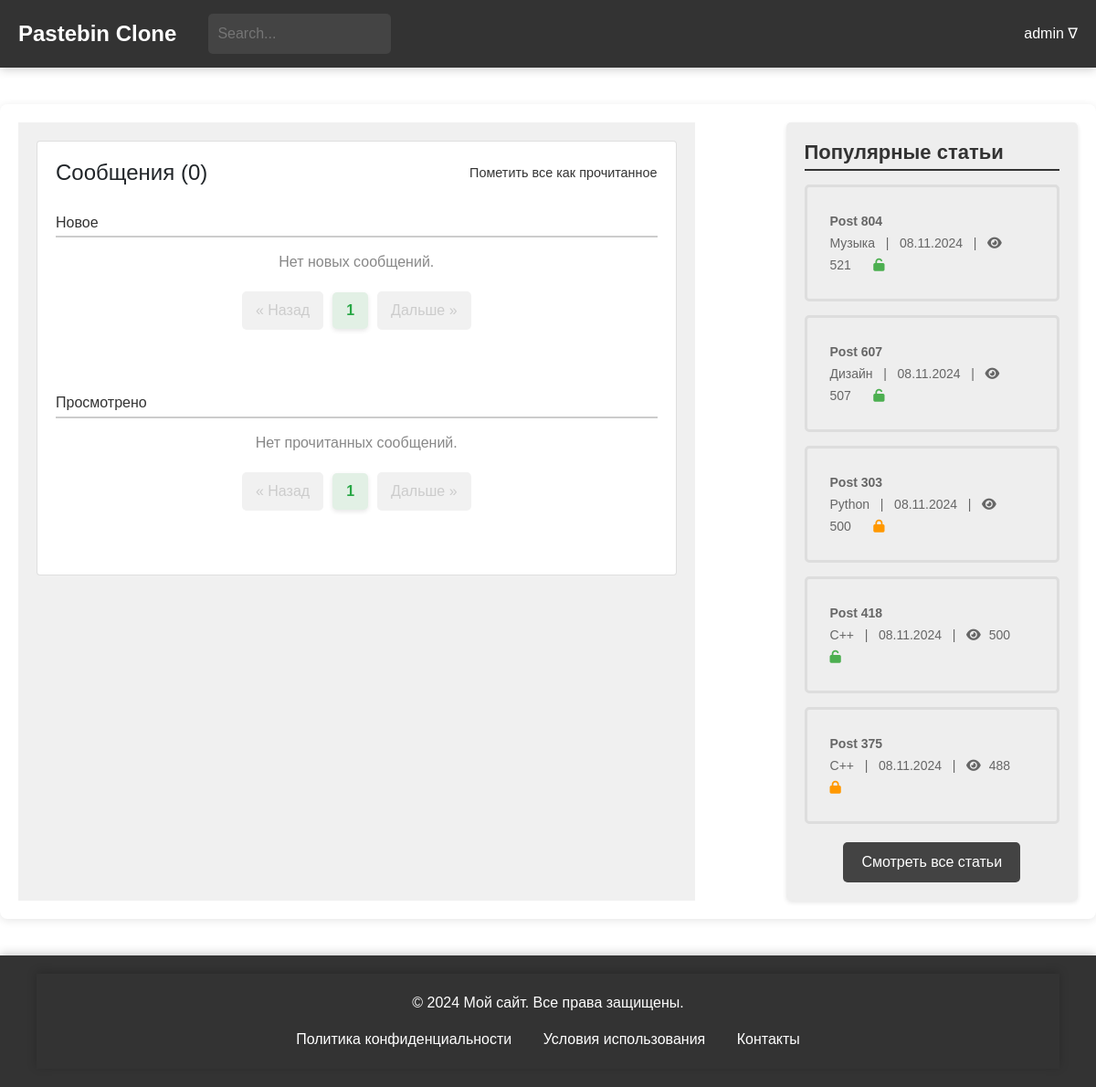
/general/messages/ (signed in), run on an earlier commit of the app's database.
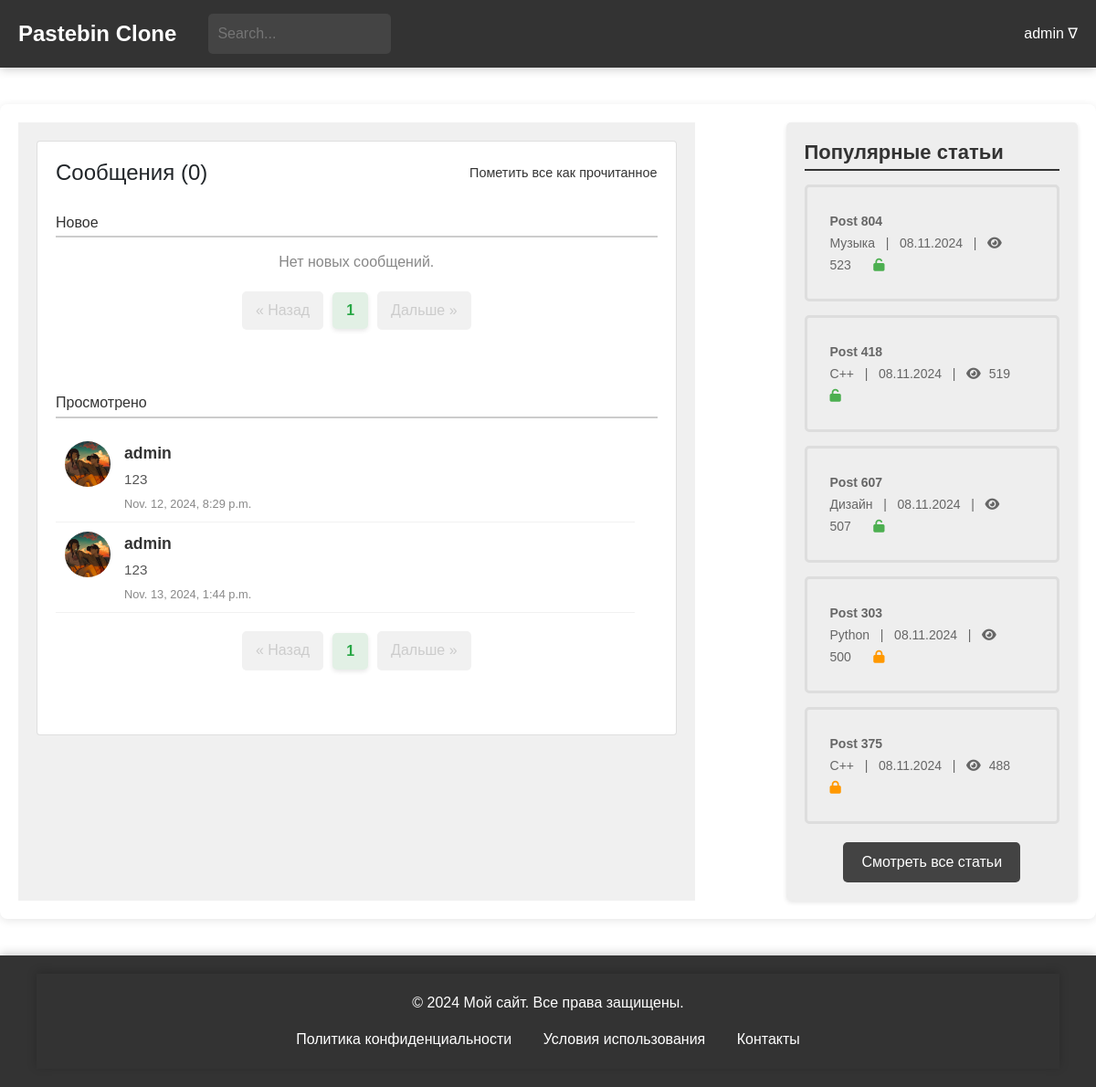
And on a later commit of the database.
### blog/models.py (models this page shows, shortened)
class Paste(models.Model):
    ACCESS_STATUS_CHOICES = [
        (0, 'Private'),
        (1, 'Public'),
        (2, 'Draft'),
    ]
    TIME_LIVE_CHOICES = [
        (None, 'Никогда'),
        (timedelta(minutes=2), 'Через 2 минуты'),
        (timedelta(hours=1), 'Через 1 час'),
        (timedelta(days=1), 'Через 1 день'),
        (timedelta(weeks=1), 'Через 1 неделю'),
    ]
    title = models.CharField(max_length=200)
    content = models.TextField()
    author = models.ForeignKey(User, on_delete=models.CASCADE)
    created_at = models.DateTimeField(auto_now_add=True)
    updated_at = models.DateTimeField(auto_now=True)
    slug = models.UUIDField(default=uuid.uuid4, editable=False, unique=True)
    tags = models.ManyToManyField(Tag, related_name='posts')
    category = models.ForeignKey(Category, on_delete=models.SET_NULL, null=True)
    access_status = models.IntegerField(choices=ACCESS_STATUS_CHOICES, default=1)
    time_live = models.DurationField(null=True, blank=True)
    password = models.CharField(max_length=100, null=True, blank=True)
    is_delete_after_read = models.BooleanField(default=False)
    views_count = models.PositiveIntegerField(default=0)
    favourite_count = models.PositiveIntegerField(default=0)
    def get_formatted_created_at(self):
        return self.created_at.strftime('%d.%m.%Y')
    class Meta:
        verbose_name = 'Паста'
        verbose_name_plural = 'Паста'

class Category(models.Model):
    name = models.CharField(max_length=30, unique=True)
    parent = models.ForeignKey(
        'self',
        on_delete=models.CASCADE,
        null=True, blank=True,
        related_name='subcategories'
    )
    def __str__(self):
        return self.name
    class Meta:
        verbose_name = 'Категория'
        verbose_name_plural = 'Категории'

### general/models.py (models this page shows, shortened)
class Messages(models.Model):
    user = models.ForeignKey(CustomUser, on_delete=models.CASCADE, related_name='message_receiver', default=None)
    sender = models.ForeignKey(CustomUser, on_delete=models.CASCADE, related_name='message_sender', default=None)
    post = models.ForeignKey(Paste, on_delete=models.CASCADE)
    text = models.TextField()
    send_time = models.DateTimeField(auto_now_add=True)
    is_checked = models.BooleanField(default=False)
    class Meta:
        verbose_name = 'Сообщение'
        verbose_name_plural = 'Сообщения'

### users/models.py (models this page shows)
class CustomUser(AbstractUser):
    bio = models.TextField(blank=True, null=True)
    favorites = models.ManyToManyField('blog.Paste', related_name='favorited_by', blank=True)
    address = models.CharField(max_length=100, blank=True, null=True)
    avatar = models.ImageField(upload_to='avatars/', blank=True, null=True)
    groups = models.ManyToManyField(
        'auth.Group',
        related_name='customuser_set',
        blank=True
    )
    user_permissions = models.ManyToManyField(
        'auth.Permission',
        related_name='customuser_set',
        blank=True
    )
    def __str__(self):
        return self.username
    class Meta:
        verbose_name = "Пользователь"
        verbose_name_plural = "Пользователи"

### general/views.py (the view)
# urls.py: path('messages/', views.messages, name='messages'),
def messages(request):
    mess = Messages.objects.all().filter(user=request.user)
    unread_messages = mess.filter(is_checked=False)
    read_messages = mess.filter(is_checked=True)
    unread_paginator = Paginator(unread_messages, 4)  # 10 сообщений на страницу
    unread_page_number = request.GET.get('unread_page')
    unread_page_obj = unread_paginator.get_page(unread_page_number)
    read_paginator = Paginator(read_messages, 4)  # 10 сообщений на страницу
    read_page_number = request.GET.get('read_page')
    read_page_obj = read_paginator.get_page(read_page_number)
    popular_posts = Paste.objects.order_by('-views_count')[:5]
    return render(request, 'messages.html', {
        'popular_posts': popular_posts,
        'unread_messages': unread_page_obj,
        'read_messages': read_page_obj,
    })

### general/context_processors.py (called while the page is built)
def unread_counts(request):
    if request.user.is_authenticated:
        unread_messages_count = Messages.objects.filter(user=request.user, is_checked=False).count()
        unread_notifications_count = Notifications.objects.filter(user=request.user, is_checked=False).count()
    else:
        unread_messages_count = 0
        unread_notifications_count = 0
    return {
        'unread_messages_count': unread_messages_count,
        'unread_notifications_count': unread_notifications_count,
    }

### general/templates/messages.html (shortened to what the changed rows need)
{% extends 'blog/temps/base.html' %}
{% load static %}
{% block head %}
<link href="https://stackpath.bootstrapcdn.com/bootstrap/4.5.2/css/bootstrap.min.css" rel="stylesheet">
<link rel="stylesheet" href="https://cdnjs.cloudflare.com/ajax/libs/font-awesome/5.15.1/css/all.min.css">
<link rel="stylesheet" type="text/css" href="{% static 'css/user_profile.css' %}">
<link rel="stylesheet" type="text/css" href="{% static 'css/messages.css' %}">
{% endblock %}
{% block content %}
<main>
    <div class="main-container">
        <div class="left-block">
            <div class="card messages-block">
                <div class="card-body">
                    <div class="messages-section">
                        {% include 'temps/messages_paginator_unread.html' %}
                    </div>
                    <div class="messages-section">
                        <ul class="messages-list">
                            {% for message in read_messages %}
                            <li class="message-item">
                                <a href="{% url 'blog:post-detail' message.post.slug %}" class="message-link">
                                    <div class="message-avatar">
                                        <img src="{% if message.sender.avatar %}{{ message.sender.avatar.url }}{% else %}https://th.bing.com/th/id/OIP.0TsJGYhWWOy_hBFOH0hX-gHaHa?rs=1&pid=ImgDetMain{% endif %}"
                                             alt="Avatar" class="avatar-img">
                                    </div>
                                    <div class="message-content">
                                        <span class="message-sender">{{ message.sender }}</span>
                                        <p class="message-text">{{ message.text }}</p>
                                        <span class="message-time">{{ message.send_time }}</span>
                                    </div>
                                </a>
                            </li>
                            {% empty %}
                            <p class="no-messages">Нет прочитанных сообщений.</p>
                            {% endfor %}
                        </ul>
                        {% include 'temps/messages_paginator_read.html' %}
                    </div>
                </div>
            </div>
        </div>
        {% include 'blog/temps/popular_posts.html' %}
    </div>
</main>
{% endblock %}

### blog/templates/blog/temps/popular_posts.html
{% load static %}
<head>
    <link rel="stylesheet" type="text/css" href="{% static 'css/popular_posts.css' %}">
    <link rel="stylesheet" href="https://cdnjs.cloudflare.com/ajax/libs/font-awesome/6.0.0-beta3/css/all.min.css">
</head>
<div class="right-block">
    <h2>Популярные статьи</h2>
    <ul>
        {% for popular_post in popular_posts %}
        <li>
            <a href="{% url 'blog:post-detail' popular_post.slug %}">
                <span class="article-title">{{popular_post.title}}</span>
                <br>
                <span class="article-meta">{{ popular_post.category }} &nbsp; | &nbsp; {{ popular_post.get_formatted_created_at }} &nbsp; |  &nbsp;
                                    <i class="fa fa-eye"></i> <span
                            class="view-count">{{popular_post.views_count}}</span></span>
                {% if popular_post.password %}
                <span><i class="fa fa-lock" aria-hidden="true" style="color: #FF9800;"></i></span>
                {% else %}
                <span><i class="fa fa-unlock" aria-hidden="true" style="color: #4CAF50;"></i></span>
                {% endif %}
            </a>
        </li>
        {% endfor %}
    </ul>
     <div class="all-posts-link">
        <a href="{% url 'blog:posts-list' %}">Смотреть все статьи</a>
    </div>
</div>

What changed in the data, as far as the page shows it:
added Messages: sender.avatar (picture), sender "admin", text "123", send_time "Nov. 12, 2024, 8:29 p.m."
added Messages: sender.avatar (picture), sender "admin", text "123", send_time "Nov. 13, 2024, 1:44 p.m."
changed Paste "Post 804": views_count "521" → "523"
changed Paste "Post 418": views_count "500" → "519"; moves up the list
Also different on the page:
text no longer shown: "Нет прочитанных сообщений."
